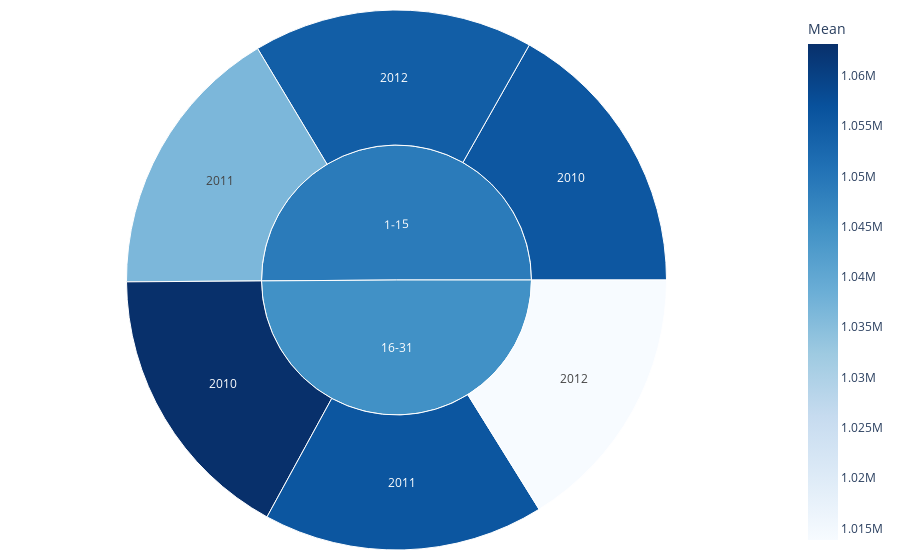

Notebook code for this chart:
### Code cell
fig_compareSeasons1 = px.sunburst(df_compareSeasons, path = ['Business_Cycle', 'Year'], # ['Store_Num', Season', 'Year']
                        values = 'Mean',
                        color = 'Mean',
                        color_continuous_scale = 'blues',
                        maxdepth = -1)

fig_compareSeasons1.update_layout(margin = dict(t = 10, b = 10, r = 10, l = 10),
                                showlegend = False,
                                plot_bgcolor = 'black',
                                )
                  
fig_compareSeasons1.show()

### Figure 1 — Plotly figure (JSON) as saved in the notebook; plotly's stock layout.template omitted (floating-point values rounded to 4 significant figures)
{"data": [{"branchvalues": "total", "customdata": [[1056000.0], [1063000.0], [1036000.0], [1056000.0], [1054000.0], [1014000.0], [1049000.0], [1045000.0]], "domain": {"x": [0, 1], "y": [0, 1]}, "hovertemplate": "labels=%{label}<br>Mean_sum=%{value}<br>parent=%{parent}<br>id=%{id}<br>Mean=%{color}<extra></extra>", "ids": ["1-15/2010", "16-31/2010", "1-15/2011", "16-31/2011", "1-15/2012", "16-31/2012", "1-15", "16-31"], "labels": ["2010", "2010", "2011", "2011", "2012", "2012", "1-15", "16-31"], "marker": {"coloraxis": "coloraxis", "colors": [1056000.0, 1063000.0, 1036000.0, 1056000.0, 1054000.0, 1014000.0, 1049000.0, 1045000.0]}, "maxdepth": -1, "name": "", "parents": ["1-15", "16-31", "1-15", "16-31", "1-15", "16-31", "", ""], "type": "sunburst", "values": [1056000.0, 1063000.0, 1036000.0, 1056000.0, 1054000.0, 1014000.0, 3147000.0, 3133000.0]}], "layout": {"coloraxis": {"colorbar": {"title": {"text": "Mean"}}, "colorscale": [[0, "rgb(247,251,255)"], [0.125, "rgb(222,235,247)"], [0.25, "rgb(198,219,239)"], [0.375, "rgb(158,202,225)"], [0.5, "rgb(107,174,214)"], [0.625, "rgb(66,146,198)"], [0.75, "rgb(33,113,181)"], [0.875, "rgb(8,81,156)"], [1, "rgb(8,48,107)"]]}, "legend": {"tracegroupgap": 0}, "margin": {"b": 10, "l": 10, "r": 10, "t": 10}, "plot_bgcolor": "black", "showlegend": false}}
